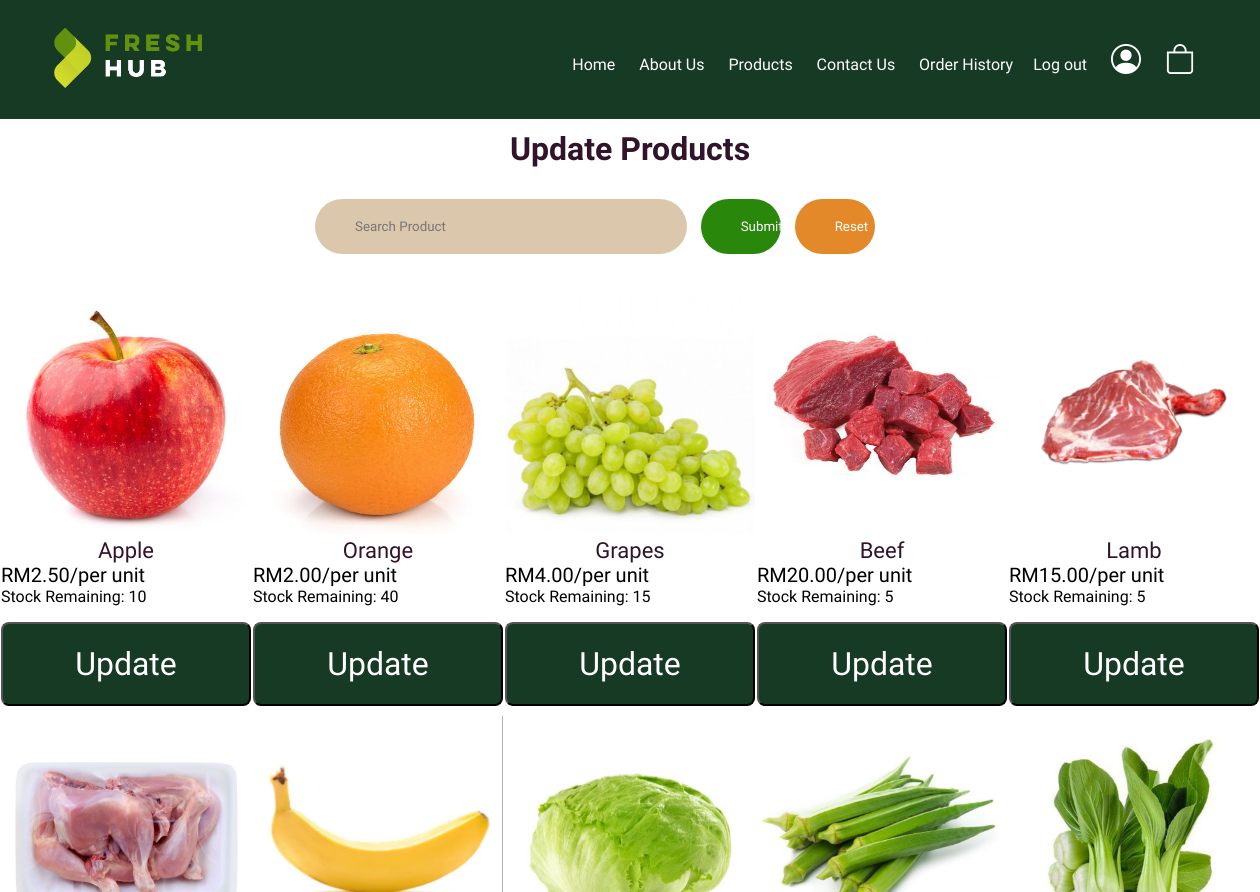
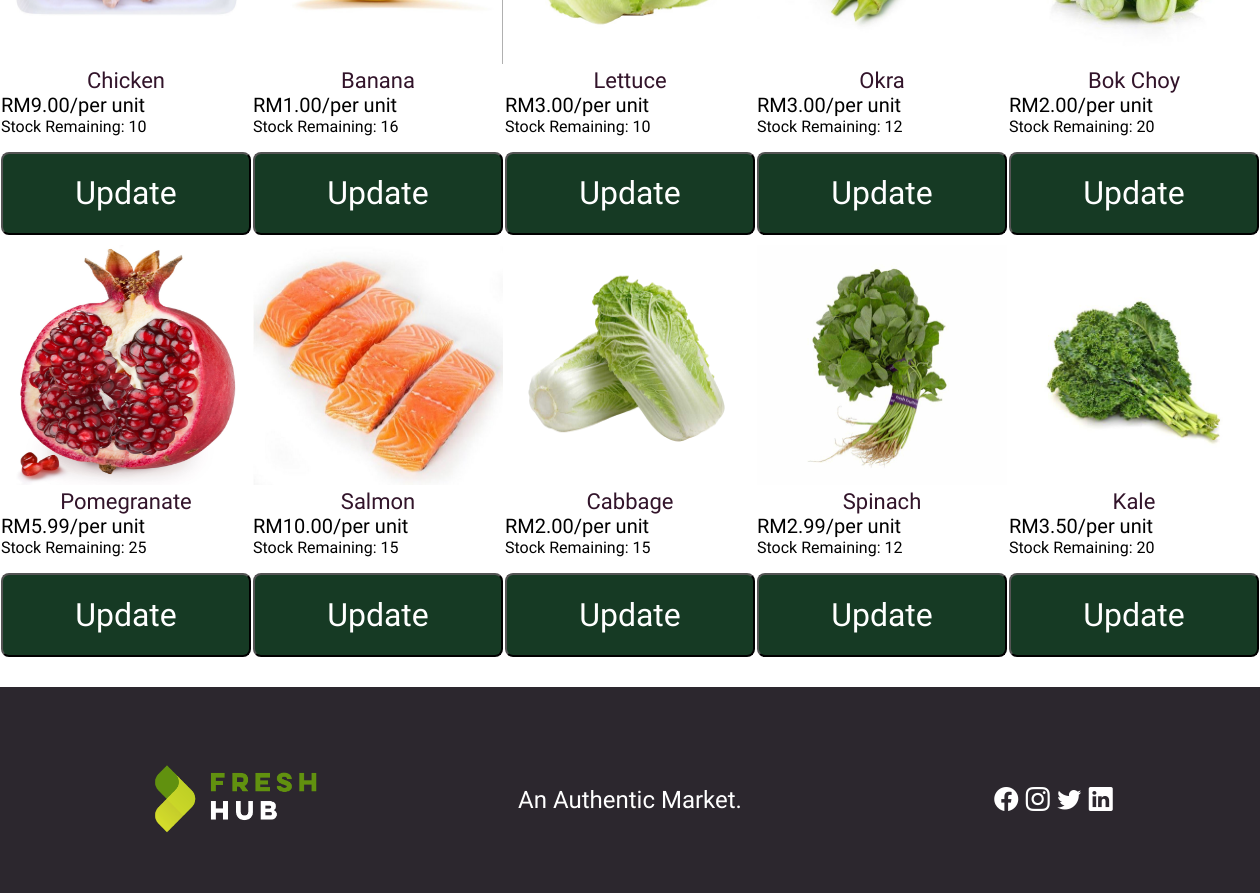
Page /manageProducts/updatePage.php (signed in) on the committed database (2 pictures, top to bottom).
### tables this page shows
CREATE TABLE `products` (
  `product_id` int(11) NOT NULL,
  `product_name` varchar(255) NOT NULL,
  `product_price` decimal(20,2) NOT NULL,
  `product_image` varchar(255) DEFAULT NULL,
  `product_category` varchar(255) NOT NULL,
  `product_stock` int(11) NOT NULL
);

### manageProducts/updatePage.php (the view, shortened to what this page needs)
<?php
    include '../homepage/dbConnection.php';
    include '../homepage/header.php';
?>
<!DOCTYPE html>
<html lang="en" style = "background-color: white;">
<head>
    <link href = "../homepage/homepage.css" rel = "stylesheet" type = "text/css">
    <link href = "productsAndProfiles.css" rel ="stylesheet" type = "text/css">
    <link rel="stylesheet" href="../contactUs/inquiriesTable.css">
</head>
<body style = "background-color:white ;">
    <h1 class = "product_title">Update Products</h1>
    <div style = "background-color: white;" class="modify-inquiry">
        <form style ="background-color: white;" class="inquiry-box" action="#" method="post">
            <input type="text" class="inquiry-form" placeholder="Search Product" name="searchedProduct" required>
            <input type="submit" name="btnSubmit" class="inquiry-submit">
        </form>
        <a href="../manageProducts/updatePage.php"><button class="inquiry-reset">Reset</button></a>
    </div>
    <div class = "box-container">
        <?php
            if (isset($_POST['btnSubmit'])) {
                $searchedProductName = $_POST['searchedProduct'];
                $showProducts = "SELECT * FROM products WHERE `product_name` LIKE '%$searchedProductName%'";
                $result = mysqli_query($connection, $showProducts);
            } else {
                $showProducts = "SELECT * FROM products";
                $result = mysqli_query($connection, $showProducts);
            }
            if (mysqli_num_rows($result) > 0) {
                while ($gatherProducts = mysqli_fetch_assoc($result)) { ?>
            <form action = "updateProduct.php" method= "post" class = "item-box" enctype = "multipart/form-data">
                <div>
                    <img class ="product-img" src="../images/<?= $gatherProducts['product_image']; ?>" alt = "Picture of Product">
                    <div class = "product_name"><?= $gatherProducts['product_name']; ?></div>
                    <div class = "price">RM<span><?= $gatherProducts['product_price']; ?></span>/per unit</div>
                    <div>Stock Remaining: <?= $gatherProducts['product_stock']; ?></div>
                    <button type="submit" value="Delete Product" class = "btn" name="updateProduct">Update</button>
                </div>
            </form>
            <?php }
            } else {
                echo "<h1 style = 'text-align: center;'>No Products To Update</h1>";
            }
        ?>
    </div>
</body>
</html>
<?php
    include '../homepage/footer.php';
?>

### homepage/homepage.css (style rules this page uses)
* { margin: 0; padding: 0; box-sizing: border-box; }
body { font-family: 'Didact Gothic', sans-serif; display: flex; flex-direction: column; min-height: 100vh; }
a { text-decoration: none; color: #FFF; }

### manageProducts/productsAndProfiles.css (style rules this page uses)
:root { --green:#163A24; --orange:#E48929; --red:#e74c3c; --oak:#32142A; --light-color:#666; --white:#fff; --light-bg:#f6f6f6; --border:.2rem solid var(--oak); --box-shadow:0 .5rem 1rem rgba(0,0,0,.1); }
.product-img { width:250px; height:250px; padding-top: 10px; }
.box-container { display: grid; grid-template-columns: 1fr 1fr 1fr 1fr 1fr; padding-bottom: 30px; padding-left: auto; padding-right: auto; }
.product_title { font-family: 'Calistoga', cursive; text-align: center; margin: 0 auto 10px; line-height: 60px; color: var(--oak); }
.item-box { display: block; margin: auto; }
.btn { font-family: Didact Gothic, sans-serif; display: block; width: 100%; margin-top: 1rem; margin-left:auto; margin-right:auto; border-radius: .5rem; color:var(--white); font-size: 2rem; padding:1.3rem 3rem; text-transform: capitalize; cursor: pointer; text-align: center; }
.btn { background-color: var(--green); }
.product_name { text-align: center; color: var(--oak); font-size: 22px; }
.price { font-size: 20px; }

### contactUs/inquiriesTable.css (style rules this page uses)
html { background: #163A24; }
.modify-inquiry { background: #163A24; padding-bottom: 30px; width: 50%; margin: auto; }
.inquiry-box { overflow: hidden; display: inline; }
.inquiry-form { width:59%; display: inline; box-sizing: border-box; margin: auto; border: 0; border-radius: 30px; background: #DBC8AC; padding: 20px 40px; outline: none; color: #555; transition: 0.5s; font-family: 'Didact Gothic', sans-serif; }
.inquiry-submit { margin-top: 10px; margin-left: 10px; width: 12%; border: 0; background: #29870b; color: #fff; padding: 20px 40px; border-radius:30px; cursor: pointer; transition: 0.5s; font-family: 'Didact Gothic', sans-serif; }
.inquiry-reset { margin-top: 10px; margin-left: 10px; width: 12%; border: 0; background: #E48929; color: #fff; padding: 20px 40px; border-radius:30px; cursor: pointer; transition: 0.5s; font-family: 'Didact Gothic', sans-serif; }

### rows in the picture
products: product_image (picture), product_name "Apple", product_price "2.50", product_stock "10"
products: product_image (picture), product_name "Orange", product_price "2.00", product_stock "40"
products: product_image (picture), product_name "Grapes", product_price "4.00", product_stock "15"
products: product_image (picture), product_name "Beef", product_price "20.00", product_stock "5"
products: product_image (picture), product_name "Lamb", product_price "15.00", product_stock "5"
products: product_image (picture), product_name "Chicken", product_price "9.00", product_stock "10"
products: product_image (picture), product_name "Banana", product_price "1.00", product_stock "16"
products: product_image (picture), product_name "Lettuce", product_price "3.00", product_stock "10"
products: product_image (picture), product_name "Okra", product_price "3.00", product_stock "12"
products: product_image (picture), product_name "Bok Choy", product_price "2.00", product_stock "20"
products: product_image (picture), product_name "Pomegranate", product_price "5.99", product_stock "25"
products: product_image (picture), product_name "Salmon", product_price "10.00", product_stock "15"
products: product_image (picture), product_name "Cabbage", product_price "2.00", product_stock "15"
products: product_image (picture), product_name "Spinach", product_price "2.99", product_stock "12"
products: product_image (picture), product_name "Kale", product_price "3.50", product_stock "20"
